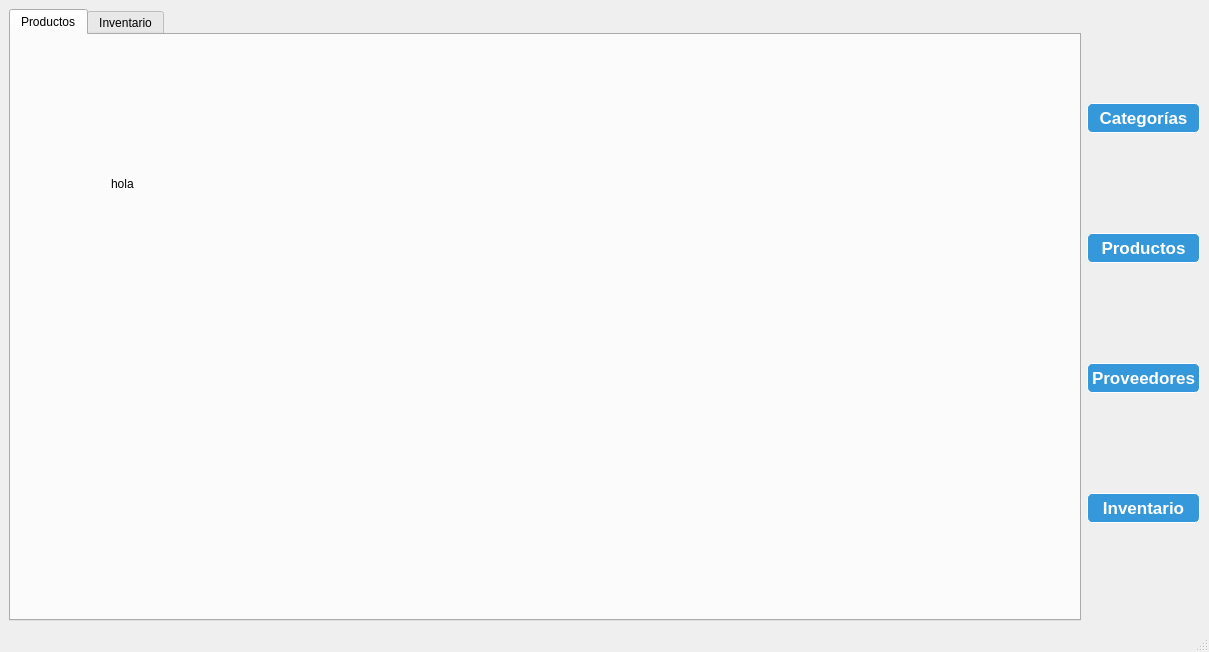
<?xml version="1.0" encoding="UTF-8"?>
<ui version="4.0">
 <class>MainWindow</class>
 <widget class="QMainWindow" name="MainWindow">
  <property name="geometry">
   <rect>
    <x>0</x>
    <y>0</y>
    <width>1209</width>
    <height>652</height>
   </rect>
  </property>
  <property name="windowTitle">
   <string>MainWindow</string>
  </property>
  <property name="styleSheet">
   <string notr="true"/>
  </property>
  <widget class="QWidget" name="centralwidget">
   <layout class="QHBoxLayout" name="horizontalLayout">
    <item>
     <widget class="QTabWidget" name="tabWidget">
      <property name="currentIndex">
       <number>0</number>
      </property>
      <widget class="QWidget" name="tab">
       <attribute name="title">
        <string>Productos</string>
       </attribute>
       <widget class="QLabel" name="label_2">
        <property name="geometry">
         <rect>
          <x>100</x>
          <y>140</y>
          <width>65</width>
          <height>18</height>
         </rect>
        </property>
        <property name="text">
         <string>hola</string>
        </property>
       </widget>
      </widget>
      <widget class="QWidget" name="tab_2">
       <attribute name="title">
        <string>Inventario</string>
       </attribute>
       <widget class="QLabel" name="label">
        <property name="geometry">
         <rect>
          <x>250</x>
          <y>40</y>
          <width>251</width>
          <height>61</height>
         </rect>
        </property>
        <property name="sizePolicy">
         <sizepolicy hsizetype="Preferred" vsizetype="Preferred">
          <horstretch>0</horstretch>
          <verstretch>0</verstretch>
         </sizepolicy>
        </property>
        <property name="font">
         <font>
          <family>Khmer OS System</family>
          <pointsize>30</pointsize>
          <bold>true</bold>
         </font>
        </property>
        <property name="autoFillBackground">
         <bool>false</bool>
        </property>
        <property name="frameShape">
         <enum>QFrame::Shape::NoFrame</enum>
        </property>
        <property name="frameShadow">
         <enum>QFrame::Shadow::Plain</enum>
        </property>
        <property name="text">
         <string>NodeStock</string>
        </property>
        <property name="alignment">
         <set>Qt::AlignmentFlag::AlignCenter</set>
        </property>
       </widget>
      </widget>
     </widget>
    </item>
    <item>
     <layout class="QVBoxLayout" name="verticalLayout">
      <item>
       <widget class="QPushButton" name="categoriaBtn">
        <property name="font">
         <font>
          <pointsize>13</pointsize>
          <bold>true</bold>
         </font>
        </property>
        <property name="cursor">
         <cursorShape>PointingHandCursor</cursorShape>
        </property>
        <property name="autoFillBackground">
         <bool>false</bool>
        </property>
        <property name="styleSheet">
         <string notr="true">QPushButton {
	background-color: #3498db;     
    color: white;                  
    border-radius: 5px;       
   	border: 1px solid white;
    padding: 4px;
}
QPushButton:hover {
    background-color: #2980b9;
    border: 1px solid #ffffff;
}</string>
        </property>
        <property name="text">
         <string>Categorías</string>
        </property>
       </widget>
      </item>
      <item>
       <widget class="QPushButton" name="productosBtn">
        <property name="font">
         <font>
          <pointsize>13</pointsize>
          <bold>true</bold>
         </font>
        </property>
        <property name="cursor">
         <cursorShape>PointingHandCursor</cursorShape>
        </property>
        <property name="autoFillBackground">
         <bool>false</bool>
        </property>
        <property name="styleSheet">
         <string notr="true">QPushButton {
	background-color: #3498db;     
    color: white;                  
    border-radius: 5px;       
   	border: 1px solid white;
    padding: 4px;
}
QPushButton:hover {
    background-color: #2980b9;
    border: 1px solid #ffffff;
}</string>
        </property>
        <property name="text">
         <string>Productos</string>
        </property>
       </widget>
      </item>
      <item>
       <widget class="QPushButton" name="proveedoresBtn">
        <property name="font">
         <font>
          <pointsize>13</pointsize>
          <bold>true</bold>
         </font>
        </property>
        <property name="cursor">
         <cursorShape>PointingHandCursor</cursorShape>
        </property>
        <property name="autoFillBackground">
         <bool>false</bool>
        </property>
        <property name="styleSheet">
         <string notr="true">QPushButton {
	background-color: #3498db;     
    color: white;                  
    border-radius: 5px;       
   	border: 1px solid white;
    padding: 4px;
}
QPushButton:hover {
    background-color: #2980b9;
    border: 1px solid #ffffff;
}</string>
        </property>
        <property name="text">
         <string>Proveedores</string>
        </property>
       </widget>
      </item>
      <item>
       <widget class="QPushButton" name="pushButton_7">
        <property name="font">
         <font>
          <pointsize>13</pointsize>
          <bold>true</bold>
         </font>
        </property>
        <property name="cursor">
         <cursorShape>PointingHandCursor</cursorShape>
        </property>
        <property name="autoFillBackground">
         <bool>false</bool>
        </property>
        <property name="styleSheet">
         <string notr="true">QPushButton {
	background-color: #3498db;     
    color: white;                  
    border-radius: 5px;       
   	border: 1px solid white;
    padding: 4px;
}
QPushButton:hover {
    background-color: #2980b9;
    border: 1px solid #ffffff;
}</string>
        </property>
        <property name="text">
         <string>Inventario</string>
        </property>
       </widget>
      </item>
     </layout>
    </item>
   </layout>
  </widget>
  <widget class="QMenuBar" name="menubar">
   <property name="geometry">
    <rect>
     <x>0</x>
     <y>0</y>
     <width>1209</width>
     <height>23</height>
    </rect>
   </property>
  </widget>
  <widget class="QStatusBar" name="statusbar"/>
 </widget>
 <resources/>
 <connections/>
</ui>
